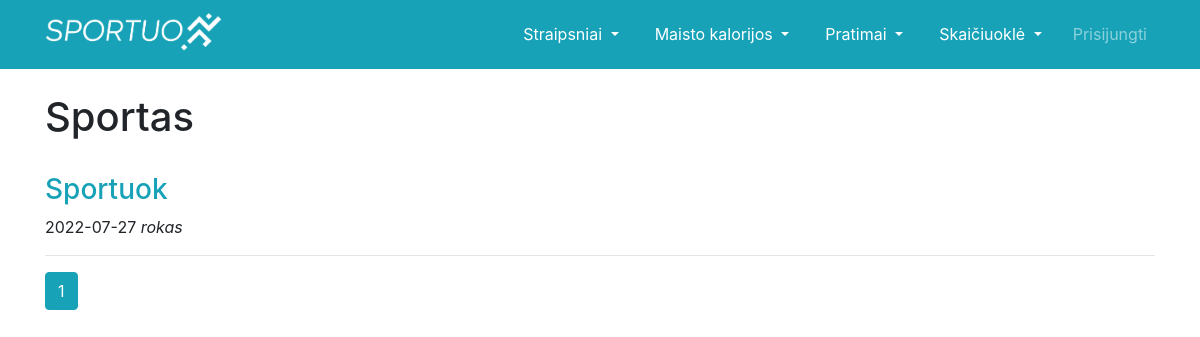
The page /straipsniai_sportas on the database as committed earlier.
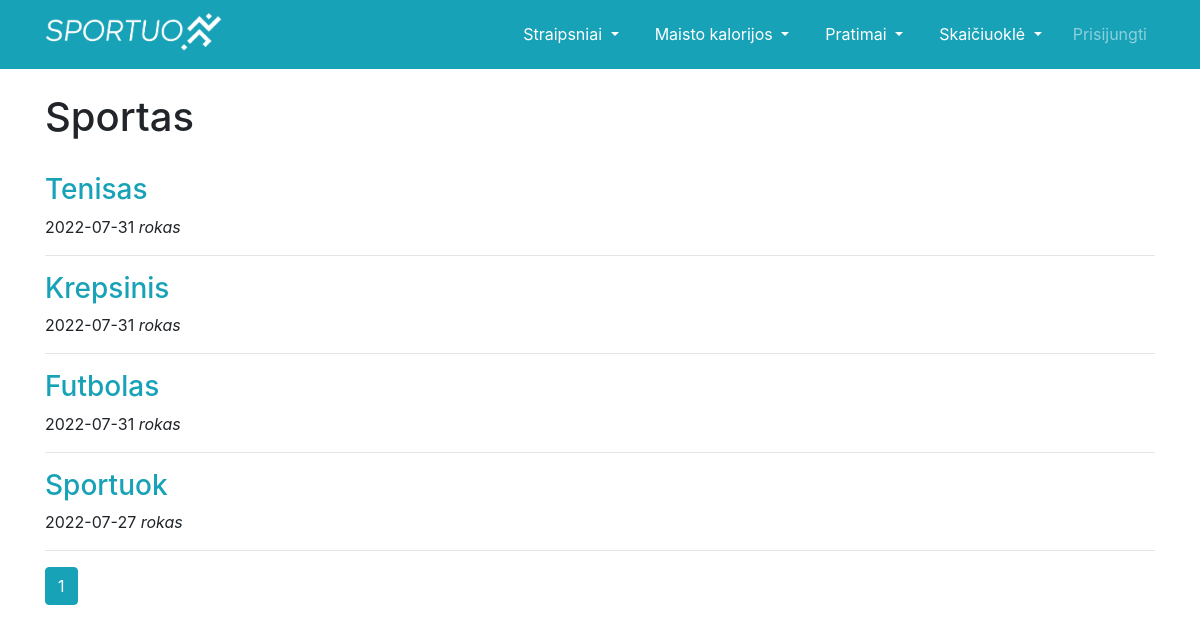
The same page on the database as committed later.
### app.py (models this page shows, shortened)
class Straipsnis(db.Model):
    __tablename__ = "straipsnis"
    id = db.Column(db.Integer, primary_key=True)
    vardas = db.Column("Vardas", db.String(), nullable=False)
    pavadinimas = db.Column("Pavadinimas", db.String(), nullable=False)
    tema = db.Column("Tema", db.String(), nullable=False)
    data = db.Column("Data", db.DateTime(), nullable=False, default=datetime.today())
    tekstas = db.Column("Tekstas", db.String(), nullable=False)

### app.py (the view)
@app.route('/straipsniai_sportas')
def straipsniai_sportas():
    page = request.args.get('page', 1, type=int)
    data = Straipsnis.query.filter_by(tema="Sportas").order_by(Straipsnis.data.desc()).paginate(page=page, per_page=9)
    return render_template('straipsniai_sportas.html', data=data, datetime=datetime)

### templates/straipsniai_sportas.html
{% extends "base.html" %}
{% block content %}
<h1>Sportas</h1>
<br>
{% for x in data.items %}
<h3><a href="{{ url_for('straipsnis',tema=x.tema, pavadinimas=x.pavadinimas, id=x.id) }}"
class="text-info">{{ x.pavadinimas.capitalize() }}</a></h3>
<p>{{ datetime.strftime(x.data, "%Y-%m-%d")}} <i>{{ x.vardas }}</i></p>
<hr>
{% endfor %}
{% for page_num in data.iter_pages(left_edge=1, right_edge=1, left_current=1, right_current=2) %}
  {% if page_num %}
    {% if data.page == page_num %}
      <a class="btn btn-info mb-4" href="{{ url_for('straipsniai_sportas', page=page_num) }}">{{ page_num }}</a>
    {% else %}
      <a class="btn btn-outline-info mb-4" href="{{ url_for('straipsniai_sportas', page=page_num) }}">{{ page_num }}</a>
    {% endif %}
  {% else %}
    ...
  {% endif %}
{% endfor %}
{% endblock %}

### templates/base.html (shortened to what this page needs)
<!DOCTYPE html>
<html lang="en">
<head>
    <link rel="stylesheet" href="https://stackpath.bootstrapcdn.com/bootstrap/4.3.1/css/bootstrap.min.css"
>
    <link rel="stylesheet" href="{{ url_for('static', filename='css/style.css') }}">
</head>
<body>
    <nav class="navbar navbar-expand-lg navbar-dark bg-info static-top">
        <div class="container">
            <a class="navbar-brand" href="/" ><img src="/static/photos/base/logo.png" alt="HTML tutorial" style="width: 190px"></a>
            <div class="collapse navbar-collapse" id="navbarResponsive">
                <ul class="navbar-nav ml-auto" style="gap: 10px">
                    <div class="btn-group">
                      <button type="button" class="btn btn-info dropdown-toggle" data-toggle="dropdown" aria-haspopup="true" aria-expanded="false">
                        Straipsniai
                      </button>
                    </div>
                    <div class="btn-group">
                      <button type="button" class="btn btn-info dropdown-toggle" data-toggle="dropdown" aria-haspopup="true" aria-expanded="false">
                        Maisto kalorijos
                      </button>
                    </div>
                    <div class="btn-group">
                      <button type="button" class="btn btn-info dropdown-toggle" data-toggle="dropdown" aria-haspopup="true" aria-expanded="false">
                        Pratimai
                      </button>
                    </div>
                    <div class="btn-group">
                      <button type="button" class="btn btn-info dropdown-toggle" data-toggle="dropdown" aria-haspopup="true" aria-expanded="false">
                        Skaičiuoklė
                      </button>
                    </div>
                    {% if current_user.is_authenticated %}
                    <li class="nav-item">
                        <a class="nav-link active" href="/issukis">Iššūkis!</a>
                    </li>
                    <li class="nav-item">
                        <a class="nav-link active" href="/paskyra">Paskyra</a>
                    </li>
                    <li class="nav-item">
                        <a class="nav-link" href="/atsijungti">Atsijungti</a>
                    </li>
                    {% else %}
                    <li class="nav-item">
                        <a class="nav-link" href="/prisijungti">Prisijungti</a>
                    </li>
                    {% endif %}
                </ul>
            </div>
        </div>
    </nav>
    <body>
        <div class="container">
            <br>
            {% block content %}
            {% endblock %}
        </div>
    </body>
</body>
</html>

### static/css/style.css (style rules this page uses)
body, html { height: 100%; }
* { box-sizing: border-box; }

Rows that differ between the two databases and show on the page:
added Straipsnis: pavadinimas "Tenisas", strftime "2022-07-31", vardas "rokas"
added Straipsnis: pavadinimas "Krepsinis", strftime "2022-07-31", vardas "rokas"
added Straipsnis: pavadinimas "Futbolas", strftime "2022-07-31", vardas "rokas"
